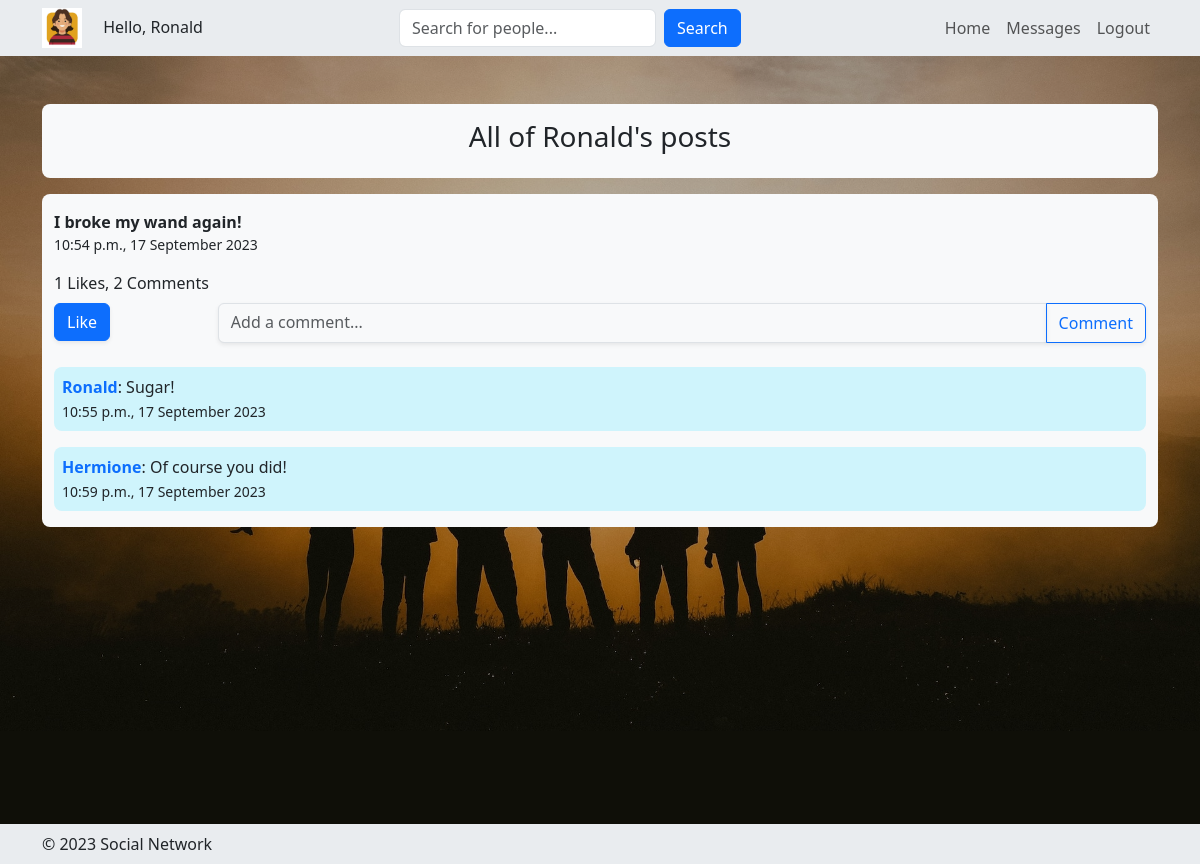
The page /all_posts/Ronald/ (signed in) on the database its author committed.
### social_app/models.py (models this page shows, shortened)
class UserProfile(models.Model):
    user = models.OneToOneField(User, on_delete=models.CASCADE, related_name='profile')
    birthday = models.DateField(null=True, blank=True)
    workplace = models.CharField(max_length=255, blank=True)
    country = models.CharField(max_length=100, blank=True)
    city = models.CharField(max_length=100, blank=True)
    GENDER_CHOICES = [
        ('M', 'Male'),
        ('F', 'Female'),
        ('O', 'Other'),
        ('N', 'Prefer not to say'),
    ]
    gender = models.CharField(max_length=1, choices=GENDER_CHOICES, default='N')
    RELATIONSHIP_STATUS_CHOICES = [
        ('S', 'Single'),
        ('M', 'Married'),
        ('C', 'In a relationship'),
        ('D', 'Divorced'),
        ('W', 'Widowed'),
        ('N', 'Prefer not to say'),
    ]
    relationship_status = models.CharField(max_length=1, choices=RELATIONSHIP_STATUS_CHOICES, default='N')
    avatar = models.ImageField(upload_to='avatars/', null=True, blank=True)
    friends = models.ManyToManyField('self', blank=True, symmetrical=True)

class StatusPost(models.Model):
    user = models.ForeignKey(User, on_delete=models.CASCADE, related_name='status_posts')
    content = models.TextField()
    created_at = models.DateTimeField(auto_now_add=True)

class Comment(models.Model):
    user = models.ForeignKey(User, on_delete=models.CASCADE, related_name='comments')
    post = models.ForeignKey(StatusPost, on_delete=models.CASCADE, related_name='post_comments')
    content = models.TextField()
    created_at = models.DateTimeField(auto_now_add=True)

### social_app/views.py (the view)
# urls.py: path('all_posts/<str:username>/', all_posts, name='all_posts'),
@login_required
def all_posts(request, username):
    user = get_object_or_404(User, username=username)
    statuses = StatusPost.objects.filter(user=user).order_by('-created_at')
    context = {
        'statuses': statuses,
        'user_profile': user  # The user whose posts are being displayed.
    }
    return render(request, 'social_app/all_posts.html', context)

### social_app/templatetags/custom_filters.py (called while the page is built)
@register.filter(name='has_liked')
def has_liked(status, user):
    return Like.objects.filter(post=status, user=user).exists()

### social_app/templates/social_app/all_posts.html (shortened to what this page needs)
{% extends "base.html" %}
{% load custom_filters %}
{% block content %}
    <ul class="p-0">
        <div class="bg-body-tertiary p-3 mb-3 rounded-3">
            <h3 class="text-center">All of {{ user_profile }}'s posts</h3>
        </div>
        {% if statuses %}
            {% for status in statuses %}
                <li class="row mb-3 ms-0 me-0 mt-0 bg-body-tertiary rounded-3">
                    <strong class="mt-3">{{ status.content }}</strong><br>
                    <small>{{ status.created_at|date:"P, j F Y" }}</small>
                    <div class="pt-3 pb-2">{{ status.post_likes.count }} Likes, {{ status.post_comments.count }} Comments</div>
                    <div class="status-post-actions-container d-flex justify-content-between">
                        <form class="d-inline-block like-form" method="post" action="{% url 'like_status' status.id %}">
                            {% if status|has_liked:request.user %}
                                <button class="btn btn-warning shadow-sm" type="submit">Unlike</button>
                            {% else %}
                                <button class="btn btn-primary shadow-sm" type="submit">Like</button>
                            {% endif %}
                        </form>
                        <form class="comment-form" method="post" action="{% url 'add_comment' status.id %}">
                            <div class="input-group">
                                <textarea class="form-control bg-body-tertiary shadow-sm" name="content" placeholder="Add a comment..." style="resize:none"></textarea>
                                <button class="btn btn-outline-primary shadow-sm" type="submit">Comment</button>
                            </div>
                        </form>
                    </div>
                    <div class="comments-section mt-3">
                        {% for comment in status.post_comments.all %}
                            <div class="comment mt-2 mb-3 bg-info-subtle p-2 rounded-3">
                                <a class="fw-bold text-decoration-none" href="{% url 'profile' comment.user.username %}">{{ comment.user.username }}</a>: {{ comment.content }}<br>
                                <small>{{ comment.created_at|date:"P, j F Y" }}</small>
                            </div>
                        {% endfor %}
                    </div>
                </li>
            {% endfor %}
        {% else %}
            <li class="d-inline-block w-100 mb-3 p-3 bg-body-tertiary rounded-3">
                <p class="text-center">No posts here yet.</p>
            </li>
        {% endif %}
    </ul>
{% endblock %}

### social_app/templates/header_authenticated.html (shortened to what this page needs)
<header class="site-header">
    <nav class="navbar navbar-expand-lg bg-body-secondary shadow-sm">
        <div class="container">
            <div class="user-section">
                <a class="navbar-brand" href="{% url 'profile' user.username %}">
                {% if user.profile.avatar %}
                    <img src="{{ user.profile.avatar.url }}" alt="{{ user.username }}'s avatar" class="avatar-thumbnail" width="40" height="40">
                {% else %}
                    <img src="/media/avatars/avatar_placeholder.webp" alt="Placeholder avatar" class="avatar-thumbnail" width="40" height="40">
                {% endif %}
                </a>
                <span>Hello, {{ user.username }}</span>
            </div>
            <div class="search-section">
                <form class="d-flex" role="search" method="get" action="{% url 'search_results' %}">
                    <input class="form-control me-2" type="text" name="search_query" placeholder="Search for people..." aria-label="Search">
                    <button class="btn btn-primary" type="submit">Search</button>
                </form>
            </div>
            <div class="" id="navbarSupportedContent">
                <ul class="navbar-nav me-auto mb-2 mb-lg-0">
                <li class="nav-item">
                    <a class="nav-link" href="{% url 'profile' user.username %}">Home</a>
                </li>
                <li class="nav-item">
                    <a class="nav-link" href="{% url 'all_messages' %}">Messages</a>
                </li>
                <li class="nav-item">
                    <form method="post" action="{% url 'logout' %}">
                        <button class="nav-link" type="submit">Logout</button>
                    </form>
                </li>
            </div>
        </div>
    </nav>
</header>

### static/css/custom.css (style rules this page uses)
.container { position: relative; z-index: 1; }
.like-form { width: 15%; }
.comment-form { width: 85%; }
.comment-form textarea { height: 40px; }

### rows shown on the page
StatusPost: content "I broke my wand again!", created_at "10:54 p.m., 17 September 2023", post_likes.count "1", post_comments.count "2", shows "Like"
Comment: user.username "Ronald", content "Sugar!", created_at "10:55 p.m., 17 September 2023"
Comment: user.username "Hermione", content "Of course you did!", created_at "10:59 p.m., 17 September 2023"

### other values the page prints
{{ user.username }} "Ronald"
{{ user_profile }} "Ronald"
